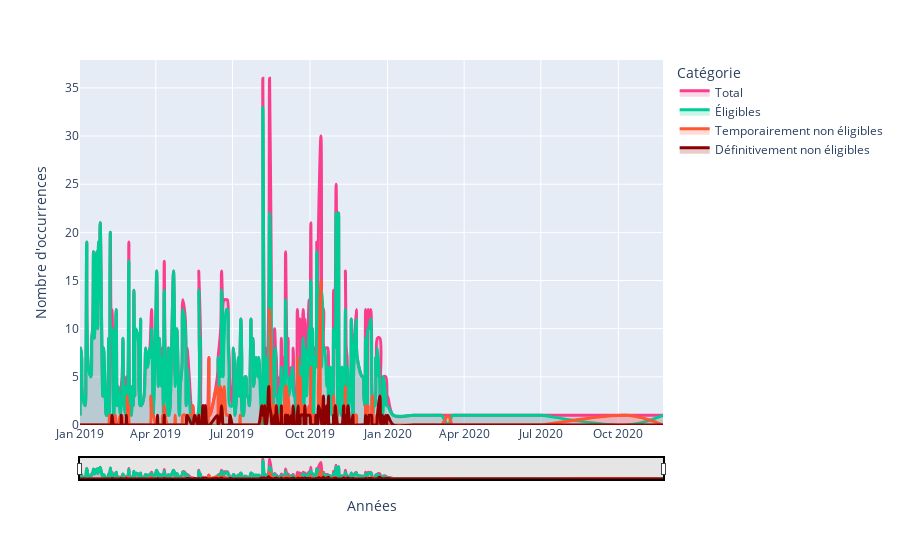

The cell this chart's notebook holds for it:
### Code cell
import pandas as pd
import plotly.express as px

# Charger le fichier Excel
file_path = 'last.xlsx'
df = pd.read_excel(file_path)
nombre_total_donneurs = df.shape[0]

# Supprimer les lignes avec des dates manquantes
a = df['Date de remplissage de la fiche'].dropna()

# Convertir en datetime avec gestion des erreurs
dates = pd.to_datetime(a, format="%m/%d/%Y %H:%M", errors='coerce').dropna()

# Supposons que la colonne 'ÉLIGIBILITÉ_AU_DON.' contient les statuts
df['Date'] = pd.to_datetime(df['Date de remplissage de la fiche'], format="%m/%d/%Y %H:%M", errors='coerce')

# Filtrer les données pour les différentes catégories
df_eligible = df[df['ÉLIGIBILITÉ_AU_DON.'] == 'Eligible'].dropna(subset=['Date'])
df_temp_non_eligible = df[df['ÉLIGIBILITÉ_AU_DON.'] == 'Temporairement Non-eligible'].dropna(subset=['Date'])
df_def_non_eligible = df[df['ÉLIGIBILITÉ_AU_DON.'] == 'Définitivement non-eligible'].dropna(subset=['Date'])

# Compter les occurrences par date pour chaque catégorie
counts_total = dates.value_counts().sort_index()
counts_eligible = df_eligible['Date'].value_counts().sort_index()
counts_temp_non_eligible = df_temp_non_eligible['Date'].value_counts().sort_index()
counts_def_non_eligible = df_def_non_eligible['Date'].value_counts().sort_index()

# Créer un DataFrame combiné pour les quatre courbes
combined_df = pd.DataFrame({
    'Dates': counts_total.index,
    'Total': counts_total.values,
    'Éligibles': counts_eligible.reindex(counts_total.index, fill_value=0).values,
    'Temporairement non éligibles': counts_temp_non_eligible.reindex(counts_total.index, fill_value=0).values,
    'Définitivement non éligibles': counts_def_non_eligible.reindex(counts_total.index, fill_value=0).values
})

# Créer une figure avec plusieurs courbes
fig = px.line(combined_df, x='Dates', y=['Total', 'Éligibles', 'Temporairement non éligibles', 'Définitivement non éligibles'], 
              labels={'value': 'Nombre d\'occurrences', 'variable': 'Catégorie'},
              line_shape='spline')

# Personnaliser les couleurs et styles des courbes
fig.update_traces(
    selector=dict(name='Total'),
    line_color='#f83e8c', line_width=3, 
    fill='tozeroy', fillcolor='rgba(232, 62, 140, 0.2)'  # Rose vif
)
fig.update_traces(
    selector=dict(name='Éligibles'),
    line_color='#00cc96', line_width=3,  # Vert pour les éligibles
    fill='tozeroy', fillcolor='rgba(0, 204, 150, 0.2)'
)
fig.update_traces(
    selector=dict(name='Temporairement non éligibles'),
    line_color='#ff5733', line_width=3,  # Orange pour les temporairement non éligibles
    fill='tozeroy', fillcolor='rgba(255, 87, 51, 0.2)'
)
fig.update_traces(
    selector=dict(name='Définitivement non éligibles'),
    line_color='#8b0000', line_width=3,  # Rouge foncé pour les définitivement non éligibles
    fill='tozeroy', fillcolor='rgba(139, 0, 0, 0.2)'
)

# Personnaliser le layout avec un rangeslider
fig.update_layout(
    xaxis_title='Années',
    yaxis_title='Nombre d\'occurrences',
    xaxis=dict(
        rangeslider=dict(
            visible=True,
            thickness=0.05,  # Épaisseur réduite pour ressembler à une droite
            bgcolor='rgba(0,0,0,0.1)',  # Fond légèrement grisé
        ),
        rangeslider_bordercolor='black', rangeslider_borderwidth=2,
    ),
    legend_title_text='Catégorie'
)

# Afficher le graphique
fig.show()

### Figure 1 — Plotly figure (JSON) as saved in the notebook; plotly's stock layout.template omitted (floating-point values rounded to 4 significant figures; data arrays with more than 128 entries replaced by an {"elided": "..."} marker saying what was removed)
{"data": [{"fill": "tozeroy", "fillcolor": "rgba(232, 62, 140, 0.2)", "hovertemplate": "Catégorie=Total<br>Dates=%{x}<br>Nombre d'occurrences=%{y}<extra></extra>", "legendgroup": "Total", "line": {"color": "#f83e8c", "dash": "solid", "shape": "spline", "width": 3}, "marker": {"symbol": "circle"}, "mode": "lines", "name": "Total", "orientation": "v", "showlegend": true, "type": "scatter", "x": {"elided": "268 str values"}, "xaxis": "x", "y": {"elided": "268 int values"}, "yaxis": "y"}, {"fill": "tozeroy", "fillcolor": "rgba(0, 204, 150, 0.2)", "hovertemplate": "Catégorie=Éligibles<br>Dates=%{x}<br>Nombre d'occurrences=%{y}<extra></extra>", "legendgroup": "Éligibles", "line": {"color": "#00cc96", "dash": "solid", "shape": "spline", "width": 3}, "marker": {"symbol": "circle"}, "mode": "lines", "name": "Éligibles", "orientation": "v", "showlegend": true, "type": "scatter", "x": {"elided": "268 str values"}, "xaxis": "x", "y": {"elided": "268 int values"}, "yaxis": "y"}, {"fill": "tozeroy", "fillcolor": "rgba(255, 87, 51, 0.2)", "hovertemplate": "Catégorie=Temporairement non éligibles<br>Dates=%{x}<br>Nombre d'occurrences=%{y}<extra></extra>", "legendgroup": "Temporairement non éligibles", "line": {"color": "#ff5733", "dash": "solid", "shape": "spline", "width": 3}, "marker": {"symbol": "circle"}, "mode": "lines", "name": "Temporairement non éligibles", "orientation": "v", "showlegend": true, "type": "scatter", "x": {"elided": "268 str values"}, "xaxis": "x", "y": {"elided": "268 int values"}, "yaxis": "y"}, {"fill": "tozeroy", "fillcolor": "rgba(139, 0, 0, 0.2)", "hovertemplate": "Catégorie=Définitivement non éligibles<br>Dates=%{x}<br>Nombre d'occurrences=%{y}<extra></extra>", "legendgroup": "Définitivement non éligibles", "line": {"color": "#8b0000", "dash": "solid", "shape": "spline", "width": 3}, "marker": {"symbol": "circle"}, "mode": "lines", "name": "Définitivement non éligibles", "orientation": "v", "showlegend": true, "type": "scatter", "x": {"elided": "268 str values"}, "xaxis": "x", "y": {"elided": "268 int values"}, "yaxis": "y"}], "layout": {"legend": {"title": {"text": "Catégorie"}, "tracegroupgap": 0}, "margin": {"t": 60}, "xaxis": {"anchor": "y", "domain": [0, 1], "rangeslider": {"bgcolor": "rgba(0,0,0,0.1)", "bordercolor": "black", "borderwidth": 2, "thickness": 0.05, "visible": true}, "title": {"text": "Années"}}, "yaxis": {"anchor": "x", "domain": [0, 1], "title": {"text": "Nombre d'occurrences"}}}}
